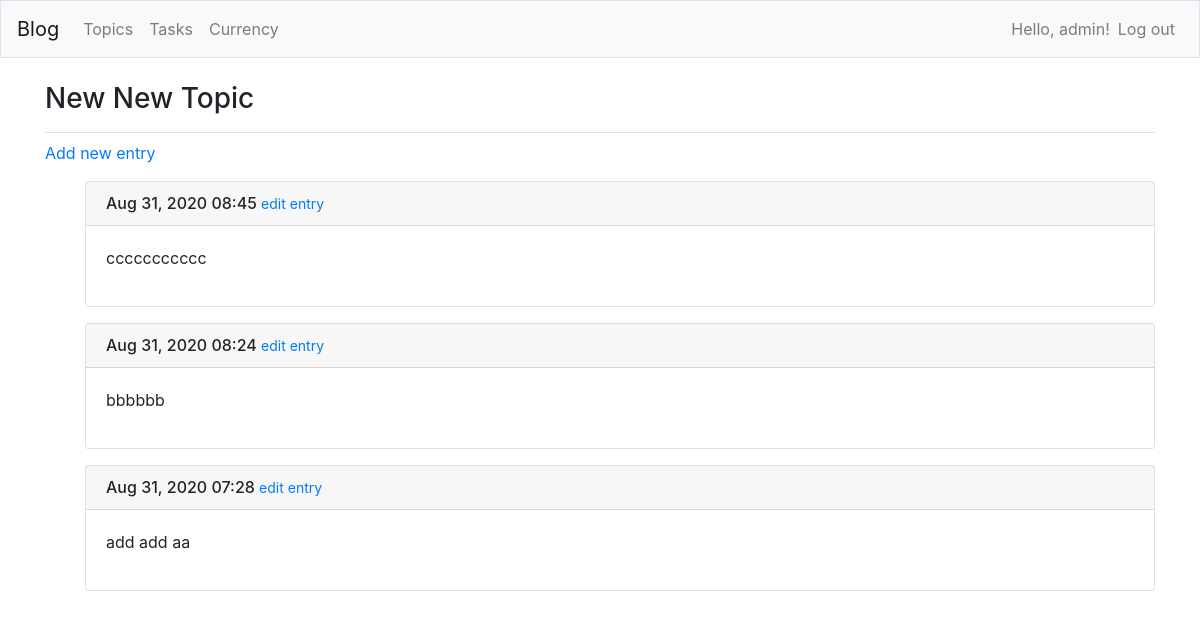
/blog/topic/11 (signed in), run on the app's committed database.
### blog/models.py (models this page shows, shortened)
class Topic(models.Model):
    text = models.CharField(max_length=200)
    date_added = models.DateTimeField(auto_now_add=True)
    tag = models.ManyToManyField(Tag, blank=True)
    owner = models.ForeignKey(User, on_delete=models.CASCADE)
    def __str__(self):
        return self.text

class Entry(models.Model):
    topic = models.ForeignKey(Topic, on_delete=models.CASCADE)
    text = models.TextField()
    date_added = models.DateTimeField(auto_now_add=True)
    class Meta:
        verbose_name_plural = 'entries'

### blog/views.py (the view)
# urls.py: path('topic/<int:topic_id>', views.topic, name='topic'),
@login_required
def topic(request, topic_id):
    topic = get_object_or_404(Topic, id=topic_id)
    check_topic_owner(topic.owner, request.user)
    entries = topic.entry_set.order_by('-date_added')
    tags = topic.tag.all()
    return render(request, 'blog/topic.html', {
        'topic': topic,
        'entries': entries,
        'tags': tags
    })

### blog/views.py (called while the page is built)
def check_topic_owner(owner, user):
    if owner != user:
        raise Http404

### blog/templates/blog/topic.html (shortened to what this page needs)
{% extends 'blog/layout.html' %}
{% block page_header %}
    <h3>{{ topic }}</h3>
{% endblock page_header %}
{% block body %}
    <p>
        <a href="{% url 'blog:new_entry' topic.id %}">Add new entry</a>
    </p>
    <ul>
    {% for entry in entries %}
        <div class="card mb-3">
            <h6 class="card-header">
                {{ entry.date_added|date:'M d, Y H:i' }}
                <small><a href="{% url 'blog:edit_entry' entry.id %}">edit entry</a></small>
            </h6>
            <div class="card-body">
                {{ entry.text|linebreaks }}
            </div>
        </div>
    {% empty %}
        <p>There are no entries for this topic yet.</p>
    {% endfor %}
{% endblock %}

### blog/templates/blog/layout.html (shortened to what this page needs)
{% load bootstrap4 %}
<!DOCTYPE html>
<html lang="en">
    <head>
        {% bootstrap_css %}
    </head>
    <body>
        <nav class="navbar navbar-expand-md navbar-light bg-light mb-4 border">
            <a class="navbar-brand" href="{% url 'blog:index'%}">Blog</a>
            <div class="collapse navbar-collapse" id="navbarCollapse">
                <ul class="navbar-nav mr-auto">
                    <li class="nav-item">
                        <a class="nav-link" href="{% url 'blog:topics' %}">Topics</a></li>
                    <li class="nav-item">
                        <a class="nav-link" href="{% url 'tasks:tasks' %}">Tasks</a></li>
                    <li class="nav-item">
                        <a class="nav-link" href="{% url 'blog:currency' %}">Currency</a></li>
                </ul>
                <ul class="navbar-nav ml-auto">
                    {% if user.is_authenticated %}
                        <li class="nav-item">
                            <span class="navbar-text">Hello, {{ user.username }}!</span>
                        </li>
                        <li class="nav-item">
                            <a class="nav-link" href="{% url 'users:logout' %}">Log out</a>
                        </li>
                    {% endif %}
                </ul>
            </div>
        </nav>
        <main role="main" class="container">
            <div class="pb-2 mb-2 border-bottom">
                {% block page_header %}
                {% endblock page_header %}
            </div>
            <div>
                {% block body %}
                {% endblock %}
            </div>
        </main>
    </body>
</html>

### data on the page
Topic: text "New New Topic"
Entry: date_added "Aug 31, 2020 08:45", text "ccccccccccc"
Entry: date_added "Aug 31, 2020 08:24", text "bbbbbb"
Entry: date_added "Aug 31, 2020 07:28", text "add add aa"

### other printed values
{{ user.username }} "admin"
